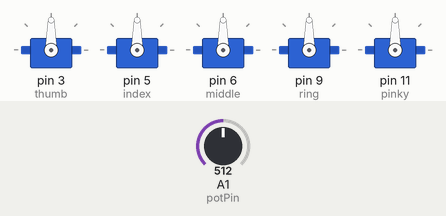
This sketch was run on a simulated Arduino Uno, built with avr-gcc and run on an emulated ATmega328P. On the bench: 5 × servo. The test bench sets the inputs (shaded band); at power-on: A1 (potPin) = 512.

Above: at 1.2 s.
1.3 s: A1 (potPin) set to 716
At 2.5 s:
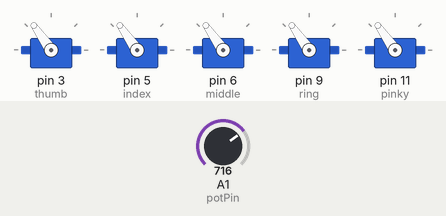
2.8 s: A1 (potPin) set to 900
At 4.0 s:
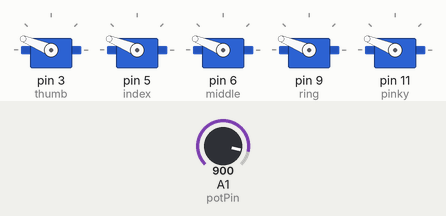
4.3 s: A1 (potPin) set to 1023
At 5.3 s:
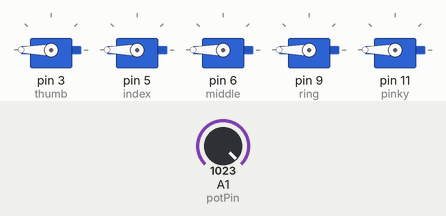
5.8 s: A1 (potPin) set to 306
At 6.1 s:
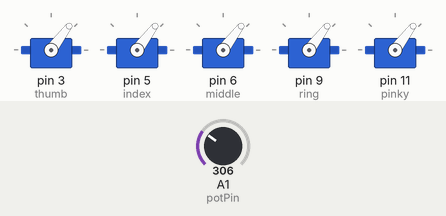
7.3 s: A1 (potPin) set to 122
At 8.6 s:
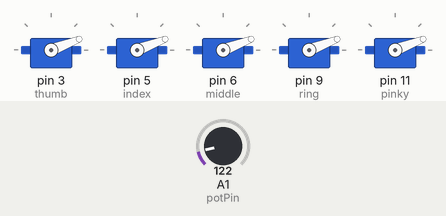
Timing chart, 0 to 9.8 s (numbered marks = the images above; inputs shaded):
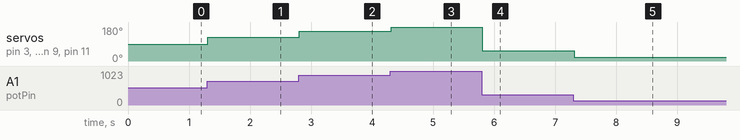

The sketch:

working.ino
```cpp
#include <Servo.h>

Servo thumb;
Servo index;
Servo middle;
Servo ring;
Servo pinky;

int potPin = A1;

int valPotPin;

void setup() {
  thumb.attach(3);
  index.attach(5);
  middle.attach(6);
  ring.attach(9);
  pinky.attach(11);
}

void loop() {
  valPotPin = analogRead(potPin);
  valPotPin = map(valPotPin, 0, 1023, 0, 180);
  thumb.write(valPotPin);
  index.write(valPotPin);
  middle.write(valPotPin);
  ring.write(valPotPin);
  pinky.write(valPotPin);
  delay(15);

}
```

Measured:
- after the input at 1.3 s, servo on pin 3 (thumb), servo on pin 5 (index), servo on pin 6 (middle), servo on pin 9 (ring), servo on pin 11 (pinky): 90° → 125° at once
- after the input at 2.8 s, servo on pin 3 (thumb), servo on pin 5 (index), servo on pin 6 (middle), servo on pin 9 (ring), servo on pin 11 (pinky): 125° → 158° at once
- after the input at 4.3 s, servo on pin 3 (thumb), servo on pin 5 (index), servo on pin 6 (middle), servo on pin 9 (ring), servo on pin 11 (pinky): 158° → 180° at once
- after the input at 5.8 s, servo on pin 3 (thumb), servo on pin 5 (index), servo on pin 6 (middle), servo on pin 9 (ring), servo on pin 11 (pinky): 180° → 53° at once
- after the input at 7.3 s, servo on pin 3 (thumb), servo on pin 5 (index), servo on pin 6 (middle), servo on pin 9 (ring), servo on pin 11 (pinky): 53° → 21° at once
